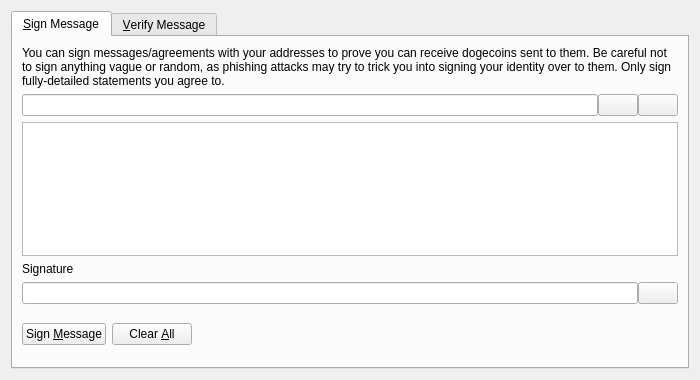
<?xml version="1.0" encoding="UTF-8"?>
<ui version="4.0">
 <class>SignVerifyMessageDialog</class>
 <widget class="QDialog" name="SignVerifyMessageDialog">
  <property name="geometry">
   <rect>
    <x>0</x>
    <y>0</y>
    <width>700</width>
    <height>380</height>
   </rect>
  </property>
  <property name="windowTitle">
   <string>Signatures - Sign / Verify a Message</string>
  </property>
  <property name="modal">
   <bool>true</bool>
  </property>
  <layout class="QVBoxLayout" name="verticalLayout">
   <item>
    <widget class="QTabWidget" name="tabWidget">
     <property name="currentIndex">
      <number>0</number>
     </property>
     <widget class="QWidget" name="tabSignMessage">
      <attribute name="title">
       <string>&amp;Sign Message</string>
      </attribute>
      <layout class="QVBoxLayout" name="verticalLayout_SM">
       <item>
        <widget class="QLabel" name="infoLabel_SM">
         <property name="text">
          <string>You can sign messages/agreements with your addresses to prove you can receive dogecoins sent to them. Be careful not to sign anything vague or random, as phishing attacks may try to trick you into signing your identity over to them. Only sign fully-detailed statements you agree to.</string>
         </property>
         <property name="textFormat">
          <enum>Qt::PlainText</enum>
         </property>
         <property name="wordWrap">
          <bool>true</bool>
         </property>
        </widget>
       </item>
       <item>
        <layout class="QHBoxLayout" name="horizontalLayout_1_SM">
         <property name="spacing">
          <number>0</number>
         </property>
         <item>
          <widget class="QValidatedLineEdit" name="addressIn_SM">
           <property name="toolTip">
            <string>The Dogecoin address to sign the message with</string>
           </property>
          </widget>
         </item>
         <item>
          <widget class="QPushButton" name="addressBookButton_SM">
           <property name="toolTip">
            <string>Choose previously used address</string>
           </property>
           <property name="text">
            <string/>
           </property>
           <property name="icon">
            <iconset resource="../dogecoin.qrc">
             <normaloff>:/icons/address-book</normaloff>:/icons/address-book</iconset>
           </property>
           <property name="shortcut">
            <string>Alt+A</string>
           </property>
           <property name="autoDefault">
            <bool>false</bool>
           </property>
          </widget>
         </item>
         <item>
          <widget class="QPushButton" name="pasteButton_SM">
           <property name="toolTip">
            <string>Paste address from clipboard</string>
           </property>
           <property name="text">
            <string/>
           </property>
           <property name="icon">
            <iconset resource="../dogecoin.qrc">
             <normaloff>:/icons/editpaste</normaloff>:/icons/editpaste</iconset>
           </property>
           <property name="shortcut">
            <string>Alt+P</string>
           </property>
           <property name="autoDefault">
            <bool>false</bool>
           </property>
          </widget>
         </item>
        </layout>
       </item>
       <item>
        <widget class="QPlainTextEdit" name="messageIn_SM">
         <property name="toolTip">
          <string>Enter the message you want to sign here</string>
         </property>
        </widget>
       </item>
       <item>
        <widget class="QLabel" name="signatureLabel_SM">
         <property name="text">
          <string>Signature</string>
         </property>
         <property name="textFormat">
          <enum>Qt::PlainText</enum>
         </property>
        </widget>
       </item>
       <item>
        <layout class="QHBoxLayout" name="horizontalLayout_2_SM">
         <property name="spacing">
          <number>0</number>
         </property>
         <item>
          <widget class="QLineEdit" name="signatureOut_SM">
           <property name="font">
            <font>
             <italic>true</italic>
            </font>
           </property>
           <property name="readOnly">
            <bool>true</bool>
           </property>
          </widget>
         </item>
         <item>
          <widget class="QPushButton" name="copySignatureButton_SM">
           <property name="toolTip">
            <string>Copy the current signature to the system clipboard</string>
           </property>
           <property name="text">
            <string/>
           </property>
           <property name="icon">
            <iconset resource="../dogecoin.qrc">
             <normaloff>:/icons/editcopy</normaloff>:/icons/editcopy</iconset>
           </property>
           <property name="autoDefault">
            <bool>false</bool>
           </property>
          </widget>
         </item>
        </layout>
       </item>
       <item>
        <layout class="QHBoxLayout" name="horizontalLayout_3_SM">
         <item>
          <widget class="QPushButton" name="signMessageButton_SM">
           <property name="toolTip">
            <string>Sign the message to prove you own this Dogecoin address</string>
           </property>
           <property name="text">
            <string>Sign &amp;Message</string>
           </property>
           <property name="icon">
            <iconset resource="../dogecoin.qrc">
             <normaloff>:/icons/edit</normaloff>:/icons/edit</iconset>
           </property>
           <property name="autoDefault">
            <bool>false</bool>
           </property>
          </widget>
         </item>
         <item>
          <widget class="QPushButton" name="clearButton_SM">
           <property name="toolTip">
            <string>Reset all sign message fields</string>
           </property>
           <property name="text">
            <string>Clear &amp;All</string>
           </property>
           <property name="icon">
            <iconset resource="../dogecoin.qrc">
             <normaloff>:/icons/remove</normaloff>:/icons/remove</iconset>
           </property>
           <property name="autoDefault">
            <bool>false</bool>
           </property>
          </widget>
         </item>
         <item>
          <spacer name="horizontalSpacer_1_SM">
           <property name="orientation">
            <enum>Qt::Horizontal</enum>
           </property>
           <property name="sizeHint" stdset="0">
            <size>
             <width>40</width>
             <height>48</height>
            </size>
           </property>
          </spacer>
         </item>
         <item>
          <widget class="QLabel" name="statusLabel_SM">
           <property name="font">
            <font>
             <weight>75</weight>
             <bold>true</bold>
            </font>
           </property>
           <property name="text">
            <string/>
           </property>
           <property name="wordWrap">
            <bool>true</bool>
           </property>
          </widget>
         </item>
         <item>
          <spacer name="horizontalSpacer_2_SM">
           <property name="orientation">
            <enum>Qt::Horizontal</enum>
           </property>
           <property name="sizeHint" stdset="0">
            <size>
             <width>40</width>
             <height>48</height>
            </size>
           </property>
          </spacer>
         </item>
        </layout>
       </item>
      </layout>
     </widget>
     <widget class="QWidget" name="tabVerifyMessage">
      <attribute name="title">
       <string>&amp;Verify Message</string>
      </attribute>
      <layout class="QVBoxLayout" name="verticalLayout_VM">
       <item>
        <widget class="QLabel" name="infoLabel_VM">
         <property name="text">
          <string>Enter the receiver's address, message (ensure you copy line breaks, spaces, tabs, etc. exactly) and signature below to verify the message. Be careful not to read more into the signature than what is in the signed message itself, to avoid being tricked by a man-in-the-middle attack. Note that this only proves the signing party receives with the address, it cannot prove sendership of any transaction!</string>
         </property>
         <property name="textFormat">
          <enum>Qt::PlainText</enum>
         </property>
         <property name="alignment">
          <set>Qt::AlignLeading|Qt::AlignLeft|Qt::AlignTop</set>
         </property>
         <property name="wordWrap">
          <bool>true</bool>
         </property>
        </widget>
       </item>
       <item>
        <layout class="QHBoxLayout" name="horizontalLayout_1_VM">
         <property name="spacing">
          <number>0</number>
         </property>
         <item>
          <widget class="QValidatedLineEdit" name="addressIn_VM">
           <property name="toolTip">
            <string>The Dogecoin address the message was signed with</string>
           </property>
          </widget>
         </item>
         <item>
          <widget class="QPushButton" name="addressBookButton_VM">
           <property name="toolTip">
            <string>Choose previously used address</string>
           </property>
           <property name="text">
            <string/>
           </property>
           <property name="icon">
            <iconset resource="../dogecoin.qrc">
             <normaloff>:/icons/address-book</normaloff>:/icons/address-book</iconset>
           </property>
           <property name="shortcut">
            <string>Alt+A</string>
           </property>
           <property name="autoDefault">
            <bool>false</bool>
           </property>
          </widget>
         </item>
        </layout>
       </item>
       <item>
        <widget class="QPlainTextEdit" name="messageIn_VM"/>
       </item>
       <item>
        <widget class="QValidatedLineEdit" name="signatureIn_VM"/>
       </item>
       <item>
        <layout class="QHBoxLayout" name="horizontalLayout_2_VM">
         <item>
          <widget class="QPushButton" name="verifyMessageButton_VM">
           <property name="toolTip">
            <string>Verify the message to ensure it was signed with the specified Dogecoin address</string>
           </property>
           <property name="text">
            <string>Verify &amp;Message</string>
           </property>
           <property name="icon">
            <iconset resource="../dogecoin.qrc">
             <normaloff>:/icons/transaction_0</normaloff>:/icons/transaction_0</iconset>
           </property>
           <property name="autoDefault">
            <bool>false</bool>
           </property>
          </widget>
         </item>
         <item>
          <widget class="QPushButton" name="clearButton_VM">
           <property name="toolTip">
            <string>Reset all verify message fields</string>
           </property>
           <property name="text">
            <string>Clear &amp;All</string>
           </property>
           <property name="icon">
            <iconset resource="../dogecoin.qrc">
             <normaloff>:/icons/remove</normaloff>:/icons/remove</iconset>
           </property>
           <property name="autoDefault">
            <bool>false</bool>
           </property>
          </widget>
         </item>
         <item>
          <spacer name="horizontalSpacer_1_VM">
           <property name="orientation">
            <enum>Qt::Horizontal</enum>
           </property>
           <property name="sizeHint" stdset="0">
            <size>
             <width>40</width>
             <height>48</height>
            </size>
           </property>
          </spacer>
         </item>
         <item>
          <widget class="QLabel" name="statusLabel_VM">
           <property name="font">
            <font>
             <weight>75</weight>
             <bold>true</bold>
            </font>
           </property>
           <property name="text">
            <string/>
           </property>
           <property name="wordWrap">
            <bool>true</bool>
           </property>
          </widget>
         </item>
         <item>
          <spacer name="horizontalSpacer_2_VM">
           <property name="orientation">
            <enum>Qt::Horizontal</enum>
           </property>
           <property name="sizeHint" stdset="0">
            <size>
             <width>40</width>
             <height>48</height>
            </size>
           </property>
          </spacer>
         </item>
        </layout>
       </item>
      </layout>
     </widget>
    </widget>
   </item>
  </layout>
 </widget>
 <customwidgets>
  <customwidget>
   <class>QValidatedLineEdit</class>
   <extends>QLineEdit</extends>
   <header>qvalidatedlineedit.h</header>
  </customwidget>
 </customwidgets>
 <resources>
  <include location="../dogecoin.qrc"/>
 </resources>
 <connections/>
</ui>
